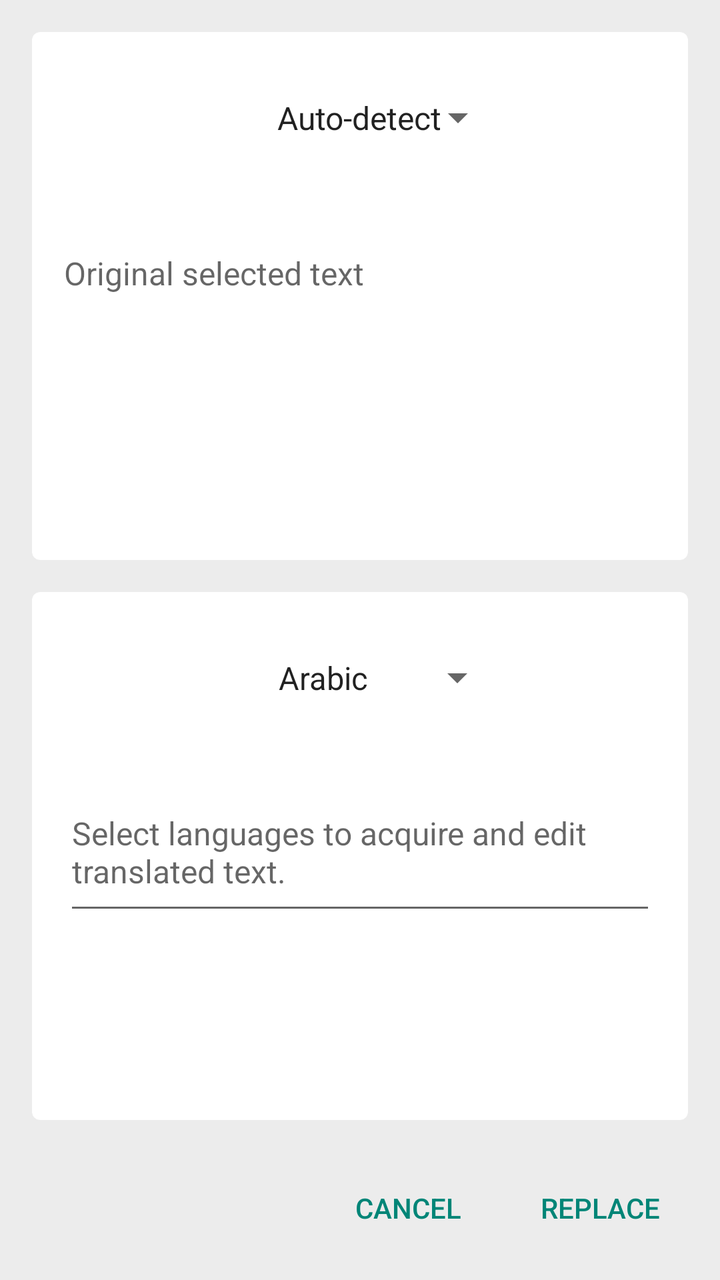
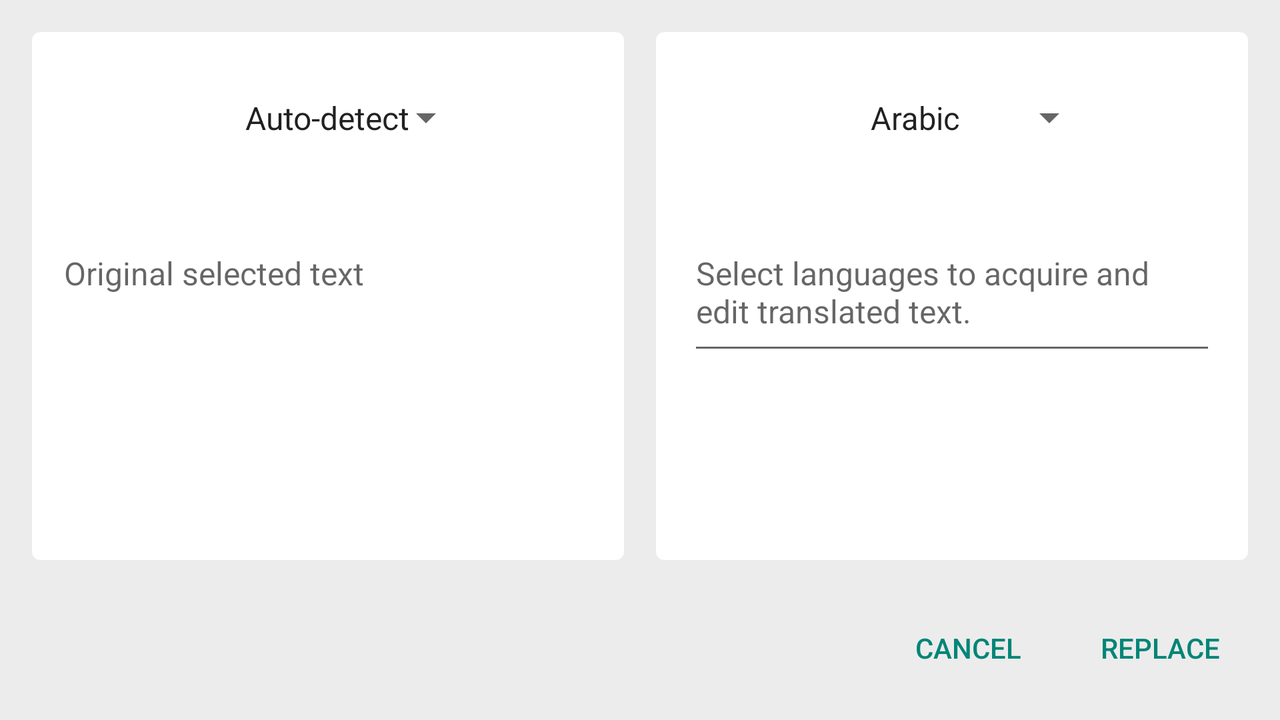

Two renders of one Android screen. The first uses the default layout on a phone; the second uses the alternative layout the repository ships for a different screen configuration, on a matching device. The two XML files are below.
<!-- AndroidManifest.xml: application theme AppTheme -->
<!-- res/layout/activity_main.xml -->
<?xml version="1.0" encoding="utf-8"?>

<LinearLayout xmlns:android="http://schemas.android.com/apk/res/android"
                android:paddingBottom="@dimen/activity_vertical_margin"
                android:paddingLeft="@dimen/activity_horizontal_margin"
                android:paddingRight="@dimen/activity_horizontal_margin"
                android:paddingTop="@dimen/activity_vertical_margin"
                android:background="@color/light_grey"
                android:layout_width="match_parent"
                android:layout_height="match_parent"
                android:orientation="vertical">

    <android.support.v7.widget.CardView
        xmlns:card_view="http://schemas.android.com/apk/res-auto"
        android:id="@+id/selected_card"
        android:layout_gravity="top"
        android:layout_width="match_parent"
        android:layout_height="0dp"
        android:layout_weight="1"
        android:layout_margin="@dimen/card_margin"
        card_view:cardCornerRadius="@dimen/card_corner_radius">

        <LinearLayout
            android:layout_width="match_parent"
            android:layout_height="wrap_content"
            android:orientation="vertical">

            <include layout="@layout/input_text_pane"/>

        </LinearLayout>
    </android.support.v7.widget.CardView>


    <android.support.v7.widget.CardView
        xmlns:card_view="http://schemas.android.com/apk/res-auto"
        android:id="@+id/translation_card"
        android:layout_gravity="top"
        android:layout_width="match_parent"
        android:layout_height="0dp"
        android:layout_weight="1"
        android:layout_margin="@dimen/card_margin"
        card_view:cardCornerRadius="@dimen/card_corner_radius">

        <LinearLayout
            android:layout_width="match_parent"
            android:layout_height="wrap_content"
            android:orientation="vertical">

            <include layout="@layout/output_text_pane"/>

        </LinearLayout>
    </android.support.v7.widget.CardView>

    <RelativeLayout
        android:id="@+id/button_panel"
        android:layout_weight="0"
        android:layout_width="match_parent"
        android:layout_height="@dimen/button_size">

        <include layout="@layout/buttons"/>

    </RelativeLayout>

</LinearLayout>
<!-- res/layout/input_text_pane.xml (included above) -->
<merge xmlns:android="http://schemas.android.com/apk/res/android">
    <Spinner
        android:id="@+id/origin_lang"
        style="@style/LangSpinners"
        android:layout_width="wrap_content"
        android:layout_height="wrap_content"
        android:layout_gravity="center_horizontal"
        android:entries="@array/origin_lang_spinner"
        android:contentDescription="@string/translate_from"/>

    <TextView
        android:id="@+id/selected_text"
        style="@style/TextViews"
        android:layout_width="match_parent"
        android:layout_height="match_parent"
        android:hint="@string/selected_text_hint"
        android:freezesText="true"
        />
</merge>
<!-- res/layout/output_text_pane.xml (included above) -->
<merge xmlns:android="http://schemas.android.com/apk/res/android">
    <Spinner
        android:id="@+id/dest_lang"
        style="@style/LangSpinners"
        android:layout_width="wrap_content"
        android:layout_height="wrap_content"
        android:layout_gravity="center_horizontal"
        android:entries="@array/dest_lang_spinner"
        android:contentDescription="@string/translate_to"/>

    <EditText
        android:id="@+id/translated_text"
        style="@style/TextViews"
        android:inputType="textMultiLine"
        android:layout_width="match_parent"
        android:layout_height="match_parent"
        android:textSize="@dimen/text_size"

        android:hint="@string/translation_text_hint"
        android:freezesText="true"
        />
</merge>
<!-- res/layout/buttons.xml (included above) -->
<merge xmlns:android="http://schemas.android.com/apk/res/android">
    <Button
        android:id="@+id/replace_button"
        android:onClick="replace"
        android:layout_width="wrap_content"
        android:layout_height="@dimen/button_size"
        android:minWidth="@dimen/button_min_width"
        android:layout_alignParentBottom="true"
        android:layout_alignParentEnd="true"
        android:layout_marginTop="@dimen/button_top_margin"
        android:layout_marginEnd="@dimen/button_right_margin"
        android:text="@string/replace_button"
        style="?android:attr/buttonBarButtonStyle"/>

    <Button
        android:id="@+id/cancel_button"
        android:onClick="cancel"
        android:layout_width="wrap_content"
        android:layout_height="@dimen/button_size"
        android:minWidth="@dimen/button_min_width"
        android:layout_alignParentBottom="true"
        android:layout_toStartOf="@id/replace_button"
        android:layout_marginTop="@dimen/button_top_margin"
        android:layout_marginEnd="@dimen/button_right_margin"
        android:text="@string/cancel_button"
        style="?android:attr/buttonBarButtonStyle"/>

</merge>
<!-- resources referenced by this layout -->
<resources>
  <string-array name="dest_lang_spinner">
          <item>Arabic</item>
          <item>Chinese</item>
          <item>English</item>
          <item>French</item>
          <item>German</item>
          <item>Hindi</item>
          <item>Japanese</item>
          <item>Portuguese</item>
          <item>Spanish</item>
      </string-array>
  <string-array name="origin_lang_spinner">
          <item>Auto-detect</item>
          <item>Arabic</item>
          <item>Chinese</item>
          <item>English</item>
          <item>French</item>
          <item>German</item>
          <item>Hindi</item>
          <item>Japanese</item>
          <item>Portuguese</item>
          <item>Spanish</item>
      </string-array>
  <color name="light_grey">#ECECEC</color>
  <dimen name="activity_horizontal_margin">8dp</dimen>
  <dimen name="activity_vertical_margin">8dp</dimen>
  <dimen name="button_min_width">88dp</dimen>
  <dimen name="button_right_margin">8dp</dimen>
  <dimen name="button_size">64dp</dimen>
  <dimen name="button_top_margin">8dp</dimen>
  <dimen name="card_corner_radius">4dp</dimen>
  <dimen name="card_margin">8dp</dimen>
  <dimen name="text_size">16sp</dimen>
  <string name="cancel_button">Cancel</string>
  <string name="replace_button">Replace</string>
  <string name="selected_text_hint">Original selected text</string>
  <string name="translate_from">Selected language</string>
  <string name="translate_to">Translate into</string>
  <string name="translation_text_hint">Select languages to acquire and edit
          translated text.</string>
  <style name="LangSpinners" parent="Widget.AppCompat.Spinner.DropDown">
          <item name="android:paddingTop">@dimen/default_padding</item>
          <item name="android:paddingBottom">@dimen/default_padding</item>
          <item name="android:paddingRight">@dimen/spinner_left_pad</item>
          <item name="android:paddingLeft">@dimen/spinner_left_pad</item>
          <item name="android:layout_marginTop">@dimen/default_margin</item>
          <item name="android:layout_marginBottom">@dimen/default_margin</item>
          <item name="android:textSize">@dimen/text_size</item>
      </style>
  <style name="TextViews">
          <item name="android:paddingTop">@dimen/default_padding</item>
          <item name="android:paddingBottom">@dimen/default_padding</item>
          <item name="android:layout_marginTop">@dimen/text_vertical_margin</item>
          <item name="android:layout_marginBottom">@dimen/text_vertical_margin</item>
          <item name="android:layout_marginLeft">@dimen/default_margin</item>
          <item name="android:layout_marginRight">@dimen/default_margin</item>
          <item name="android:textSize">@dimen/text_size</item>
      </style>
  <style name="AppTheme" parent="Theme.AppCompat.Light.NoActionBar">
      </style>
  <dimen name="default_padding">16dp</dimen>
  <dimen name="spinner_left_pad">24dp</dimen>
  <dimen name="default_margin">16dp</dimen>
  <dimen name="text_vertical_margin">8dp</dimen>
</resources>
<!-- res/layout-land/activity_main.xml (the repository's variant of the layout above) -->
<!-- drawn on the phone turned sideways -->
<?xml version="1.0" encoding="utf-8"?>

<RelativeLayout xmlns:android="http://schemas.android.com/apk/res/android"
                android:paddingBottom="@dimen/activity_vertical_margin"
                android:paddingLeft="@dimen/activity_horizontal_margin"
                android:paddingRight="@dimen/activity_horizontal_margin"
                android:paddingTop="@dimen/activity_vertical_margin"
                android:background="@color/light_grey"
                android:layout_width="match_parent"
                android:layout_height="match_parent">

    <RelativeLayout
        android:id="@+id/button_panel"
        android:layout_width="match_parent"
        android:layout_height="@dimen/button_size"
        android:layout_alignParentBottom="true">

        <include layout="@layout/buttons"/>

    </RelativeLayout>

    <LinearLayout
        android:id="@+id/card_panel"
        android:layout_width="match_parent"
        android:layout_height="match_parent"
        android:orientation="horizontal"
        android:layout_alignParentTop="true"
        android:layout_above="@id/button_panel">

        <android.support.v7.widget.CardView
            xmlns:card_view="http://schemas.android.com/apk/res-auto"
            android:id="@+id/selected_card"
            android:layout_gravity="top"
            android:layout_width="0dp"
            android:layout_height="match_parent"
            android:layout_weight="1"
            android:layout_margin="@dimen/card_margin"
            card_view:cardCornerRadius="@dimen/card_corner_radius">

            <LinearLayout
                android:layout_width="match_parent"
                android:layout_height="wrap_content"
                android:orientation="vertical">

                <include layout="@layout/input_text_pane"/>

            </LinearLayout>
        </android.support.v7.widget.CardView>

        <android.support.v7.widget.CardView
            xmlns:card_view="http://schemas.android.com/apk/res-auto"
            android:id="@+id/translation_card"
            android:layout_gravity="top"
            android:layout_width="0dp"
            android:layout_height="match_parent"
            android:layout_weight="1"
            android:layout_margin="@dimen/card_margin"
            card_view:cardCornerRadius="@dimen/card_corner_radius">

            <LinearLayout
                android:layout_width="match_parent"
                android:layout_height="wrap_content"
                android:orientation="vertical">

                <include layout="@layout/output_text_pane"/>

            </LinearLayout>
        </android.support.v7.widget.CardView>

    </LinearLayout>


</RelativeLayout>
